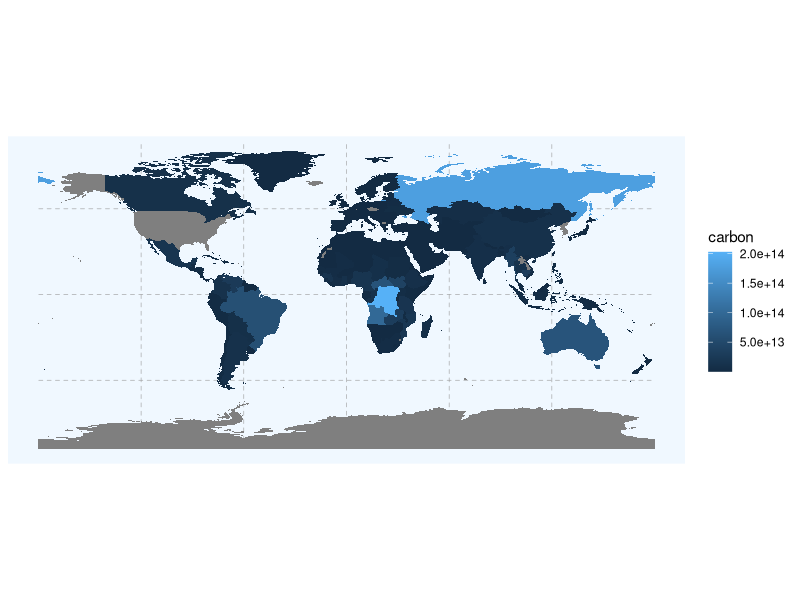

Write R code to recreate this figure.
## ---- chunk 1
knitr::opts_chunk$set(echo = TRUE)

library(tidyverse)
library(rnaturalearth)
library(sf)

# world data for visualization
## also provide some other national level indicators
## can be used for later analysis if relevant
world <- ne_countries(scale = "medium", returnclass = "sf") 

# world base map 
world_map <- ggplot() + 
  geom_sf(
    data = world, fill= 'antiquewhite', 
    color = NA, alpha = 0.5
    ) +
  theme(
    panel.grid.major = element_line(color = gray(0.6),
                                    linetype = 'dashed',
                                    size = 0.2),
    panel.background = element_rect(fill = 'aliceblue')
    )
## ---- chunk 2
df_fire <- read_csv('national_fire.csv')

df_plot <- world %>% 
  left_join(
    df_fire %>%
      group_by(country) %>%
      summarize(carbon = sum(carbon)) %>%
      rename(name = country),
    by = 'name'
  )

world_map +
  geom_sf(data = df_plot, aes(fill = carbon), color = NA)
